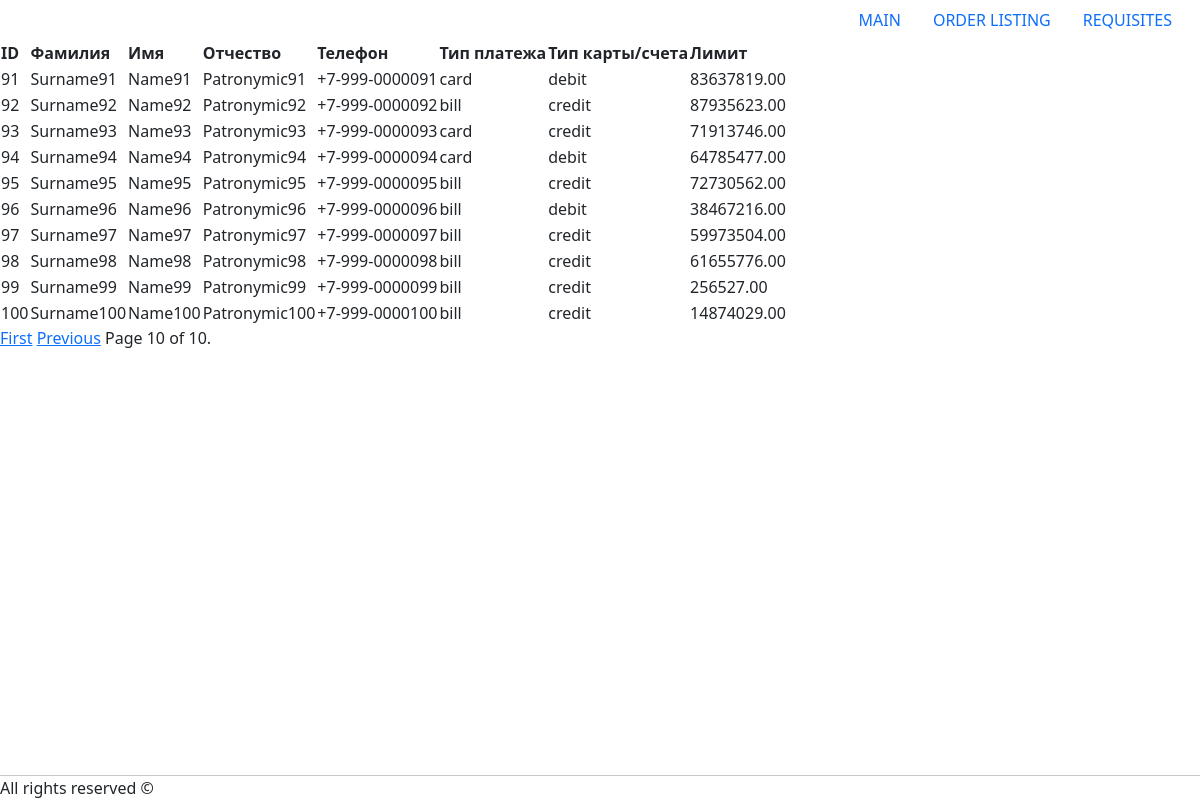
The page /requisites/?page=10 on the database its author committed.
### db_request_app/models.py (models this page shows, shortened)
class Requisite(models.Model):
    name = models.CharField(max_length=50)
    surname = models.CharField(max_length=50)
    patronymic = models.CharField(max_length=50)
    phone = models.CharField(max_length=50)
    payment_type = models.CharField(max_length=50)
    account_type = models.CharField(max_length=50)
    limit = models.DecimalField(max_digits=10, decimal_places=2)

### db_request_app/views.py (the view)
# urls.py: path('requisites/', requisites, name='requisites'),
def requisites(request):
    requisites_list = Requisite.objects.all()
    paginator = Paginator(requisites_list, 10)
    page_number = request.GET.get('page')
    page_obj = paginator.get_page(page_number)
    return render(request, 'requisites.html', {'page_obj': page_obj})

### db_request_app/templates/requisites.html (shortened to what this page needs)
{% extends 'base.html' %}
{% block content %}
<body>
<table>
    <tr>
        <th>ID</th>
        <th>Фамилия</th>
        <th>Имя</th>
        <th>Отчество</th>
        <th>Телефон</th>
        <th>Тип платежа</th>
        <th>Тип карты/счета</th>
        <th>Лимит</th>
    </tr>
    {% for requisite in page_obj %}
    <tr>
        <td>{{ requisite.id }}</td>
        <td>{{ requisite.surname }}</td>
        <td>{{ requisite.name }}</td>
        <td>{{ requisite.patronymic }}</td>
        <td>{{ requisite.phone }}</td>
        <td>{{ requisite.payment_type }}</td>
        <td>{{ requisite.account_type }}</td>
        <td>{{ requisite.limit }}</td>
    </tr>
    {% endfor %}
</table>
<div class="pagination">
    <span class="step-links">
        {% if page_obj.has_previous %}
            <a href="?page=1">First</a>
            <a href="?page={{ page_obj.previous_page_number }}">Previous</a>
        {% endif %}
        <span class="current">
            Page {{ page_obj.number }} of {{ page_obj.paginator.num_pages }}.
        </span>
    </span>
</div>
{% endblock %}

### rows shown on the page
Requisite: id "91", surname "Surname91", name "Name91", patronymic "Patronymic91", phone "+7-999-0000091", payment_type "card", account_type "debit", limit "83637819.00"
Requisite: id "92", surname "Surname92", name "Name92", patronymic "Patronymic92", phone "+7-999-0000092", payment_type "bill", account_type "credit", limit "87935623.00"
Requisite: id "93", surname "Surname93", name "Name93", patronymic "Patronymic93", phone "+7-999-0000093", payment_type "card", account_type "credit", limit "71913746.00"
Requisite: id "94", surname "Surname94", name "Name94", patronymic "Patronymic94", phone "+7-999-0000094", payment_type "card", account_type "debit", limit "64785477.00"
Requisite: id "95", surname "Surname95", name "Name95", patronymic "Patronymic95", phone "+7-999-0000095", payment_type "bill", account_type "credit", limit "72730562.00"
Requisite: id "96", surname "Surname96", name "Name96", patronymic "Patronymic96", phone "+7-999-0000096", payment_type "bill", account_type "debit", limit "38467216.00"
Requisite: id "97", surname "Surname97", name "Name97", patronymic "Patronymic97", phone "+7-999-0000097", payment_type "bill", account_type "credit", limit "59973504.00"
Requisite: id "98", surname "Surname98", name "Name98", patronymic "Patronymic98", phone "+7-999-0000098", payment_type "bill", account_type "credit", limit "61655776.00"
Requisite: id "99", surname "Surname99", name "Name99", patronymic "Patronymic99", phone "+7-999-0000099", payment_type "bill", account_type "credit", limit "256527.00"
Requisite: id "100", surname "Surname100", name "Name100", patronymic "Patronymic100", phone "+7-999-0000100", payment_type "bill", account_type "credit", limit "14874029.00"

### other values the page prints
{{ page_obj.number }} "10"
{{ page_obj.paginator.num_pages }} "10"
